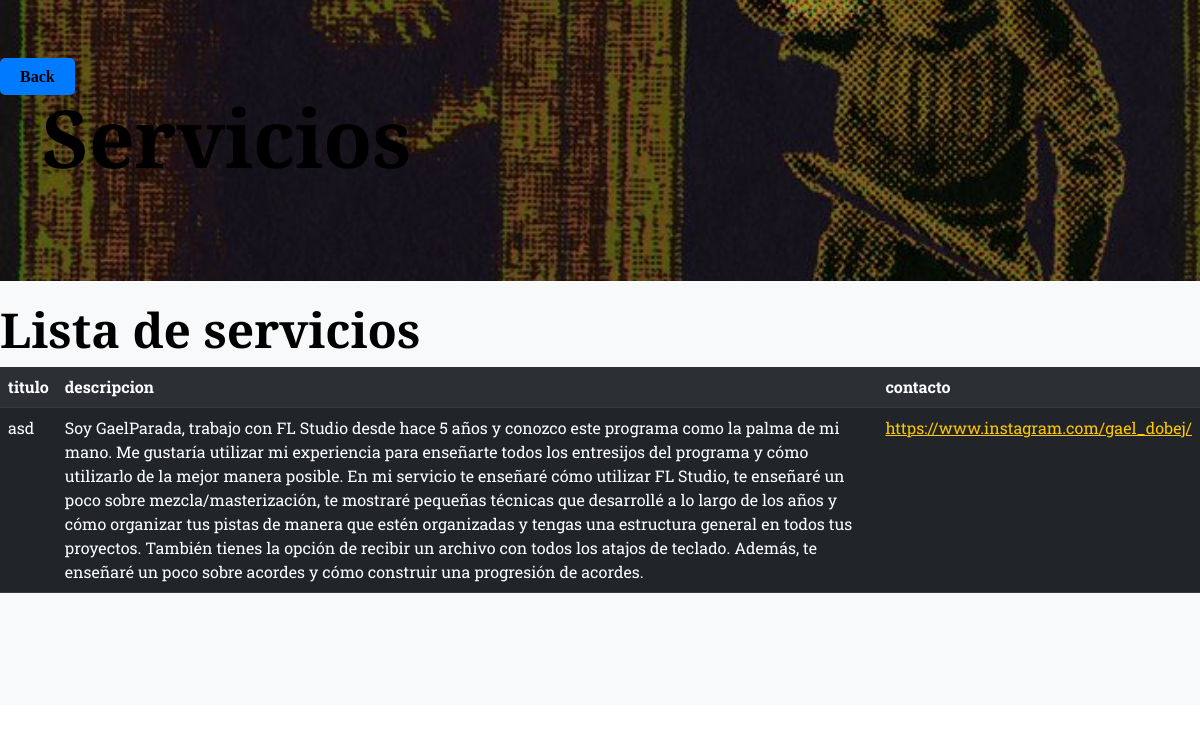
Screenshot of /Salute_dArtist/servicio_pintor/ with the database file from the repository.
### Salute_dArtist/models.py (models this page shows)
class ServicioPintorModel(models.Model):
    titulo = models.CharField(max_length=50)
    descripcion = models.CharField(max_length=1000)
    contacto = models.URLField()

### Salute_dArtist/views.py (the view)
# urls.py: path('servicio_pintor/', pintoservice, name="servicio_pintor"),
def pintoservice(request):
    contexto = {"ServiciosPi": ServicioPintorModel.objects.all()}
    return render(request, "Salute_dArtist/serviciosPintor.html", contexto)

### Salute_dArtist/templates/Salute_dArtist/serviciosPintor.html
{% extends "Salute_dArtist/z-base.html" %}
{% load static %}
{% block titulo %}
<h1 style="font-size: 5rem; color: black; font-family: 'Cormorant Unicase', sans-serif;">Servicios</h1>
{% endblock titulo %}
{% block contenido %}
    <table>
        <tr>
            <h3 style="font-size: 3rem; color: black; font-family: 'Cormorant Unicase', sans-serif;">Lista de servicios</h3>
        </tr>
    </table>
    <table class="table table-dark table-striped">
        <tr>
            <th>titulo</th>
            <th>descripcion</th>
            <th>contacto</th>
        </tr>
    {% for servicios in ServiciosPi %}
        <tr>
            <td>{{ servicios.titulo }}</td>
            <td>{{ servicios.descripcion }}</td>
            <td><a href="{{ servicios.contacto }}">{{ servicios.contacto }}</a></td>
        </tr>
    {% endfor %}
    </table>
    {% endblock contenido %}

### rows the page displays
ServicioPintorModel: titulo "asd", descripcion "Soy GaelParada, trabajo con FL Studio desde hace 5 años y conozco este programa como la palma de mi mano. Me gustaría utilizar mi experiencia para enseñarte todos los entresijos del programa y cómo utilizarlo de la mejor manera posible. En mi servicio te enseñaré cómo utilizar FL Studio, te enseñaré un poco sobre mezcla/masterización, te mostraré pequeñas técnicas que desarrollé a lo largo de los años y cómo organizar tus pistas de manera que estén organizadas y tengas una estructura general en todos tus proyectos. También tienes la opción de recibir un archivo con todos los atajos de teclado. Además, te enseñaré un poco sobre acordes y cómo construir una progresión de acordes.", contacto "https://www.instagram.com/gael_dobej/"
